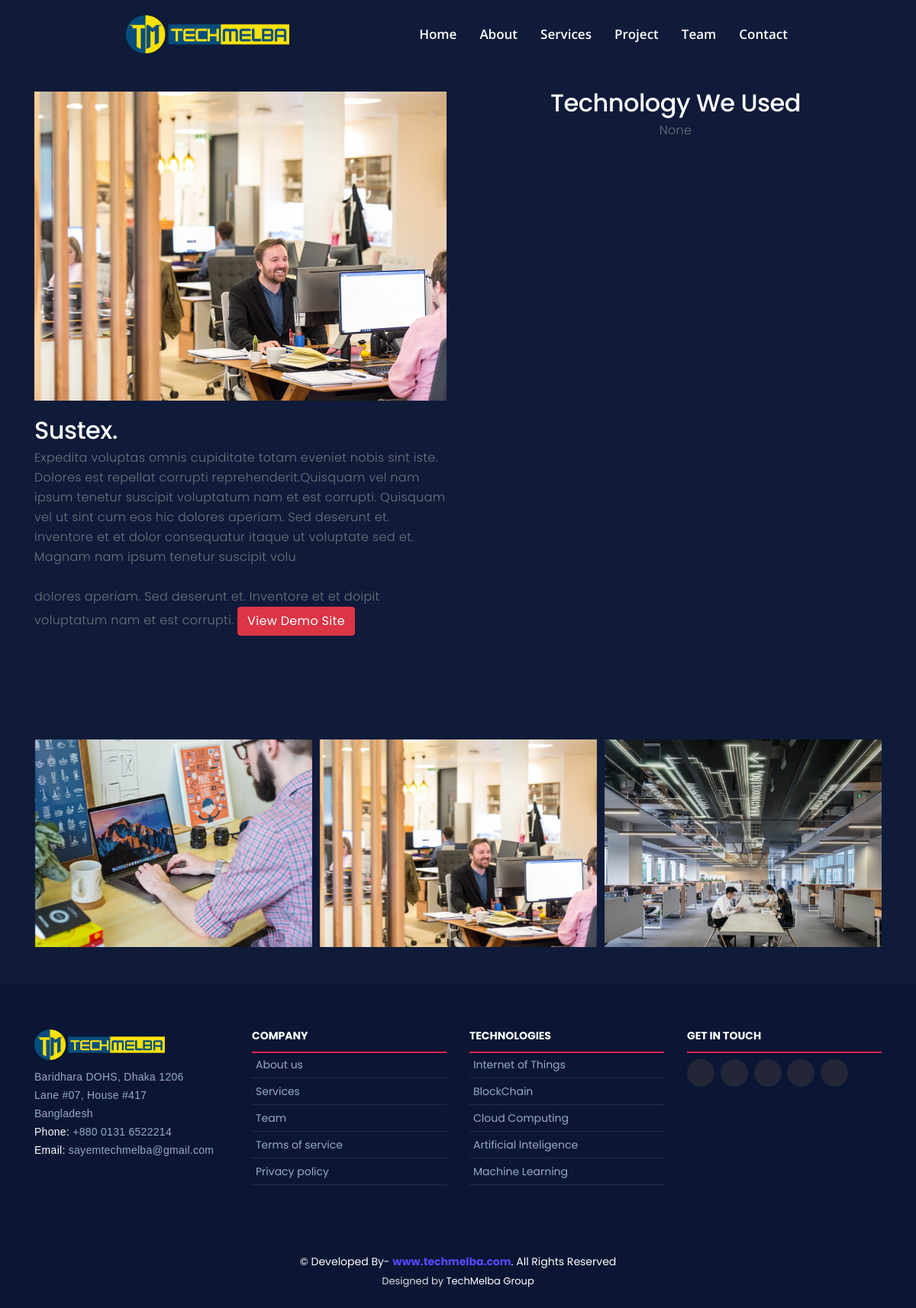
Page /2/sustex/ on the committed database.
### TechMelba_App/models.py (models this page shows, shortened)
class Projects(models.Model):
    project_title = models.CharField(max_length=200, null=True)
    slug = models.SlugField(max_length=200, null=True)
    project_image = models.ImageField(upload_to='images', null=True)
    project_country = models.CharField(max_length=80, null=True, blank=True)
    project_desc = models.TextField()
    project_tool_desc = models.TextField(blank=True, null=True)
    project_site_link = models.CharField(max_length=120, blank=True, null=True)

class ProjectImages(models.Model):
    project = models.ForeignKey(Projects, on_delete=models.CASCADE)
    title = models.CharField(max_length=120, blank=True, null=True)
    image = models.ImageField(upload_to='images/', null=True, blank=True)

### TechMelba_App/views.py (the view)
# urls.py: path('<int:id>/<slug:slug>/', ProjectDetail.as_view(), name='project_detail'),
class ProjectDetail(View):
    def get(self, request, id, slug):
        project = get_object_or_404(Projects, id=id, slug=slug)
        images = ProjectImages.objects.filter(project_id=id)
        context = {
			'project': project,
            'images' : images
		}
        return render(request, 'Home/project_detail.html', context)

### templates/Home/project_detail.html (shortened to what this page needs)
{% extends "index.html" %}
{% load static %}
{% block body %}
<main id="main">
    <section id="about" class="about ">
      <div class="container" data-aos="fade-up">
        <div class="row gx-0">
            <div class="col-lg-6  " data-aos="zoom-out" data-aos-delay="200">
                <div class="item">
                  <img src="{{project.project_image.url}}" class="img-fluid " alt="">
                </div>
                <div class="mt-4" >
                  <h2>{{project.project_title}}.</h2>
                  <p class="justify-content text-muted">
                  {{project.project_desc|safe}}
                  <a class="btn btn-danger" href="{{project.project_site_link}}">View Demo Site</a>
                  </p>
                </div>
            </div>
            <div class="col-lg-6 d-flex flex-column   make-it-slow" data-aos="fade-up" data-aos-delay="200">
              <div class=" align-item-center text-center" >
                <h2>Technology We Used</h2>
                <p class="justify-content text-muted ">
                {{project.project_tool_desc|safe}}
                </p>
              </div>
            </div>
          </div>
      </div>
    </section>
  </main>
  <div class="container">
    <div class=" mb-4">
        <div class="p owl-carousel  owl-theme">
            {% if images %}
            {% for i in images %}
            <div class="item">
               <a href="{{i.image.url}}" data-gall="portfolioGallery" class="venobox">
                <img width="100px;" height="100px;" src="{{i.image.url}}" class="img-fluid" alt="">
                </a>
            </div>
            {% endfor %}
            {% endif %}
        </div>
   </div>
  </div>
{% endblock body %}

### static/css/style.css (style rules this page uses)
a { color: #5846f9; }
h1, h2, h3, h4, h5, h6 { font-family: "Poppins", sans-serif; }
.about { padding: 120px 0; }

### templates/index.html (style rules this page uses)
* { color:#fff; text-decoration: none; }
p { color: #9aa9c1; font-family: 'Poppins', helvetica; font-weight: 300; font-size: 1rem; line-height: 1.625em; letter-spacing: 0.02em; }
h2 { color: #fff; font-family: 'Poppins', helvetica; letter-spacing: -.5px; line-height: 30px; }
body { font-family:'Poppins', helvetica; color: #fff; background:#0f1b39; }
section { overflow: hidden; }
@media (min-width: 1024px) { #about { background-attachment: fixed; } }
#about { width: 100%; height: auto; padding-top: 120px; }

### rows in the picture
Projects: project_image (picture), project_title "Sustex", project_desc "Expedita voluptas omnis cupiditate totam eveniet nobis sint iste. Dolores est repellat corrupti reprehenderit.Quisquam vel nam ipsum tenetur suscipit voluptatum nam et est corrupti. Quisquam vel ut sint cum eos hic dolores aperiam. Sed deserunt et. Inventore et et dolor consequatur itaque ut voluptate sed et. Magnam nam ipsum tenetur suscipit volu dolores aperiam. Sed deserunt et. Inventore et et doipit voluptatum nam et est corrupti.", project_tool_desc "None"
ProjectImages: image (picture)
ProjectImages: image (picture)
ProjectImages: image (picture)
